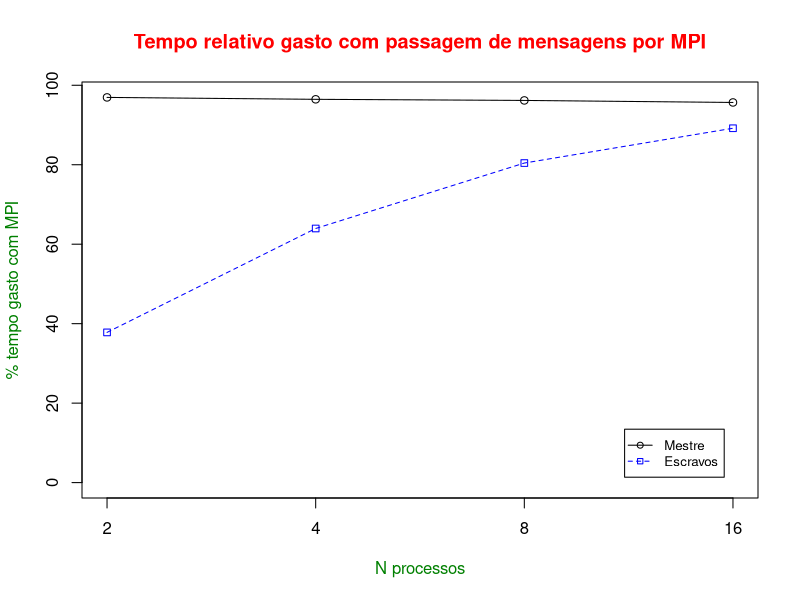

Here is the R script that generated this plot:
names = c("Mestre", "Escravos")
ts = c("2 fluxos", "4 fluxos", "8 fluxos", "16 fluxos")
cores = c("black", "blue")

mestre = c(96.94, 96.46, 96.18, 95.67)
escravos = c(37.80, 63.95, 80.42, 89.18)

g_range <- range(0, mestre, escravos)

pdf("msgsp.pdf")

plot(mestre, type="o", col="black", ylim=g_range, xaxt='n', ann=FALSE)
axis(1, at=1:4, lab=c("2", "4", "8", "16"))
lines(escravos, type="o", col="blue", pch=22, lty=2)

title(xlab="N processos", col.lab=rgb(0,0.5,0))
title(ylab="% tempo gasto com MPI", col.lab=rgb(0,0.5,0))
title(main="Tempo relativo gasto com passagem de mensagens por MPI", col.main="red")
legend("bottomright", inset=.05, g_range[2], names, cex=0.8,
   col=cores, pch=21:22, lty=1:2);
